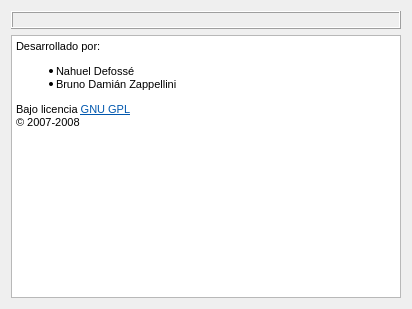
<ui version="4.0" >
 <class>Form</class>
 <widget class="QWidget" name="Form" >
  <property name="geometry" >
   <rect>
    <x>0</x>
    <y>0</y>
    <width>412</width>
    <height>309</height>
   </rect>
  </property>
  <property name="windowTitle" >
   <string>Sobre Picnet Terminal</string>
  </property>
  <layout class="QVBoxLayout" name="verticalLayout" >
   <item>
    <widget class="QLabel" name="label" >
     <property name="frameShape" >
      <enum>QFrame::Box</enum>
     </property>
     <property name="frameShadow" >
      <enum>QFrame::Raised</enum>
     </property>
     <property name="text" >
      <string/>
     </property>
     <property name="pixmap" >
      <pixmap>res/about.png</pixmap>
     </property>
    </widget>
   </item>
   <item>
    <widget class="QTextBrowser" name="textBrowser" >
     <property name="html" >
      <string>&lt;!DOCTYPE HTML PUBLIC "-//W3C//DTD HTML 4.0//EN" "http://www.w3.org/TR/REC-html40/strict.dtd">
&lt;html>&lt;head>&lt;meta name="qrichtext" content="1" />&lt;style type="text/css">
p, li { white-space: pre-wrap; }
&lt;/style>&lt;/head>&lt;body style=" font-family:'DejaVu Sans'; font-size:8pt; font-weight:400; font-style:normal;">
&lt;p style=" margin-top:0px; margin-bottom:0px; margin-left:0px; margin-right:0px; -qt-block-indent:0; text-indent:0px;">Desarrollado por:&lt;/p>
&lt;ul style="-qt-list-indent: 1;">&lt;li style=" margin-top:12px; margin-bottom:0px; margin-left:0px; margin-right:0px; -qt-block-indent:0; text-indent:0px;">Nahuel Defossé&lt;/li>
&lt;li style=" margin-top:0px; margin-bottom:12px; margin-left:0px; margin-right:0px; -qt-block-indent:0; text-indent:0px;">Bruno Damián Zappellini&lt;/li>&lt;/ul>
&lt;p style=" margin-top:0px; margin-bottom:0px; margin-left:0px; margin-right:0px; -qt-block-indent:0; text-indent:0px;">Bajo licencia &lt;a href="http://es.tldp.org/Otros/gples/gples.html">&lt;span style=" text-decoration: underline; color:#0057ae;">GNU GPL&lt;/span>&lt;/a>&lt;br />© 2007-2008&lt;/p>
&lt;p style="-qt-paragraph-type:empty; margin-top:0px; margin-bottom:0px; margin-left:0px; margin-right:0px; -qt-block-indent:0; text-indent:0px;">&lt;/p>&lt;/body>&lt;/html></string>
     </property>
    </widget>
   </item>
  </layout>
 </widget>
 <resources/>
 <connections>
  <connection>
   <sender>Form</sender>
   <signal>customContextMenuRequested(QPoint)</signal>
   <receiver>Form</receiver>
   <slot>close()</slot>
   <hints>
    <hint type="sourcelabel" >
     <x>205</x>
     <y>154</y>
    </hint>
    <hint type="destinationlabel" >
     <x>205</x>
     <y>154</y>
    </hint>
   </hints>
  </connection>
 </connections>
</ui>
